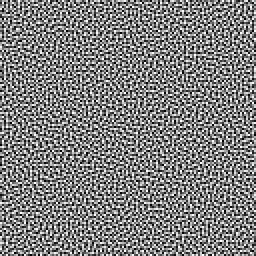
#> input picture bluenoise/128_128/LDR_LLL1_0.png, 128 x 128 px (shown 2 times larger)
$ python stress.py bluenoise/128_128/LDR_LLL1_0.png
#> lines starting #> are read from the running program, lines starting #| are printed output that depends on the picture
#> further down, img is the input picture: shape (128, 128); min 0, max 255, mean 127.5
import cv2
import numpy as np
import argparse
import sys
import os

def apply_stress_v2(img, samples=25, iterations=10, strength=0.5):
    """
    Apply STRESS v2 enhancement to an image with stability controls.

    Parameters
    ----------
    img : np.ndarray
        Input image as a NumPy array (grayscale).
    samples : int, optional
        Number of sampling iterations per stress pass. Must be positive.
    iterations : int, optional
        Number of stress passes to perform. Must be positive.
    strength : float, optional
        Blend strength between original and stressed image (0.0 to 1.0).
        0.0 returns original image, 1.0 returns fully stressed.

    Returns
    -------
    np.ndarray
        Stressed image with same shape and dtype as input.

    Raises
    ------
    ValueError
        If samples or iterations are not positive integers, or strength is not in [0.0, 1.0].
    """
#> called with samples = 25, iterations = 10, strength = 0.5
    # Parameter validation
    if not isinstance(samples, int) or samples <= 0:
        raise ValueError("samples must be a positive integer")
    if not isinstance(iterations, int) or iterations <= 0:
        raise ValueError("iterations must be a positive integer")
    if not isinstance(strength, (int, float)) or not (0.0 <= strength <= 1.0):
        raise ValueError("strength must be a float in the range [0.0, 1.0]")

    # Early return for no enhancement
    if strength <= 0:
        return img.copy()

    # Ensure input is a numpy array
    if not isinstance(img, np.ndarray):
        img = np.array(img, dtype=np.uint8)
    img_f = img.astype(np.float32) / 255.0
    h, w = img_f.shape
#> h = 128; w = 128

    # Initialize envelopes with small margins to prevent division by zero
    inv_env = np.full_like(img_f, 0.01, dtype=np.float32)
    env = np.full_like(img_f, 1.0, dtype=np.float32) - 0.01

    # Perform stress iterations
    for _ in range(iterations):
        for _ in range(samples):
            # Generate small random offsets for local sampling
            dy = np.random.normal(0, h * 0.1, (h, w)).astype(np.int32)
            dx = np.random.normal(0, w * 0.1, (h, w)).astype(np.int32)

            yy = np.clip(np.arange(h)[:, None] + dy, 0, h - 1)
            xx = np.clip(np.arange(w)[None, :] + dx, 0, w - 1)

            sampled = img_f[yy, xx]
            inv_env = np.maximum(inv_env, np.minimum(img_f, sampled))
            env = np.minimum(env, np.maximum(img_f, sampled))

    # Compute safe range with clamp to prevent division by zero
    safe_range = np.maximum(env - inv_env, 0.1)
#> safe_range: shape (128, 128) float32; every value is 0.1

    # Apply stress mapping
    stress_img = (img_f - inv_env) / safe_range
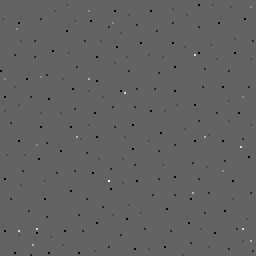
#> stress_img: shape (128, 128) float32 (shown 2 times larger); min -0.1, max 0.157, mean -0.000609; drawn with min black and max white
    stress_img = np.clip(stress_img * 255, 0, 255).astype(np.uint8)
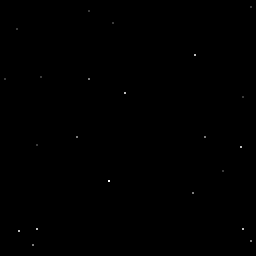
#> stress_img: shape (128, 128) (shown 2 times larger); min 0, max 39, mean 0; drawn with min black and max white

    # Blend with original image
    if strength < 1.0:
        blended = cv2.addWeighted(img, 1.0 - strength, stress_img, strength, 0)
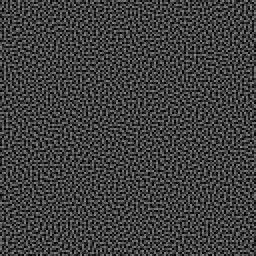
#> blended: shape (128, 128) (shown 2 times larger); min 0, max 146, mean 63.8
        return blended
    else:
        return stress_img

if __name__ == "__main__":
    parser = argparse.ArgumentParser(description="Apply STRESS v2 enhancement to an image.")
    parser.add_argument("image_path", help="Path to the input grayscale image.")
    parser.add_argument("--samples", type=int, default=25, help="Number of sampling iterations per pass (default: 25).")
    parser.add_argument("--iterations", type=int, default=10, help="Number of stress passes to perform (default: 10).")
    parser.add_argument("--strength", type=float, default=0.5, help="Blend strength (0.0 to 1.0, default: 0.5).")
    parser.add_argument("--output", type=str, default=None, help="Path to output image (default: <input>_stressed.png).")
    args = parser.parse_args()

    # Load image in grayscale
    img = cv2.imread(args.image_path, cv2.IMREAD_GRAYSCALE)
    if img is None:
        print(f"Error: Could not load image {args.image_path}")
        sys.exit(1)

    # Apply stress enhancement
    try:
        result = apply_stress_v2(img, samples=args.samples, iterations=args.iterations, strength=args.strength)
    except ValueError as e:
        print(f"Parameter error: {e}")
        sys.exit(1)

    # Determine output path
    if args.output:
        output_path = args.output
    else:
        base, ext = os.path.splitext(args.image_path)
        output_path = f"{base}_stressed.png"

    # Save result
    cv2.imwrite(output_path, result)
    print(f"Stressed image saved to {output_path}")
